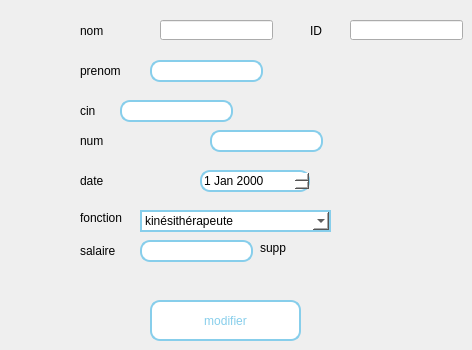
      <widget class="QWidget" name="tab_22">
       <attribute name="title">
        <string>modifier</string>
       </attribute>
       <widget class="QLabel" name="label_54">
        <property name="geometry">
         <rect>
          <x>80</x>
          <y>20</y>
          <width>81</width>
          <height>21</height>
         </rect>
        </property>
        <property name="text">
         <string>nom</string>
        </property>
        <property name="textFormat">
         <enum>Qt::AutoText</enum>
        </property>
       </widget>
       <widget class="QLineEdit" name="lineEditPrenom_6">
        <property name="geometry">
         <rect>
          <x>150</x>
          <y>60</y>
          <width>113</width>
          <height>22</height>
         </rect>
        </property>
        <property name="styleSheet">
         <string notr="true">background:white;
border-radius:10px;
border: 1.5px solid skyblue;
color:black;
font: 63 8pt &quot;Cascadia Code SemiBold&quot;;
</string>
        </property>
       </widget>
       <widget class="QLabel" name="label_53">
        <property name="geometry">
         <rect>
          <x>80</x>
          <y>100</y>
          <width>121</width>
          <height>21</height>
         </rect>
        </property>
        <property name="text">
         <string>cin</string>
        </property>
       </widget>
       <widget class="QLabel" name="label_58">
        <property name="geometry">
         <rect>
          <x>80</x>
          <y>210</y>
          <width>71</width>
          <height>16</height>
         </rect>
        </property>
        <property name="text">
         <string>fonction</string>
        </property>
       </widget>
       <widget class="QLineEdit" name="lineEdit_5">
        <property name="geometry">
         <rect>
          <x>140</x>
          <y>240</y>
          <width>113</width>
          <height>22</height>
         </rect>
        </property>
        <property name="styleSheet">
         <string notr="true">background:white;
border-radius:10px;
border: 1.5px solid skyblue;
color:black;
font: 63 8pt &quot;Cascadia Code SemiBold&quot;;
</string>
        </property>
       </widget>
       <widget class="QDateEdit" name="dateEdit_5">
        <property name="geometry">
         <rect>
          <x>200</x>
          <y>170</y>
          <width>110</width>
          <height>22</height>
         </rect>
        </property>
        <property name="styleSheet">
         <string notr="true">background:white;
border-radius:10px;
border: 1.5px solid skyblue;
color:black;
font: 63 8pt &quot;Cascadia Code SemiBold&quot;;
</string>
        </property>
       </widget>
       <widget class="QLineEdit" name="lineEditNum_4">
        <property name="geometry">
         <rect>
          <x>210</x>
          <y>130</y>
          <width>113</width>
          <height>22</height>
         </rect>
        </property>
        <property name="styleSheet">
         <string notr="true">background:white;
border-radius:10px;
border: 1.5px solid skyblue;
color:black;
font: 63 8pt &quot;Cascadia Code SemiBold&quot;;
</string>
        </property>
       </widget>
       <widget class="QLineEdit" name="lineEditid">
        <property name="geometry">
         <rect>
          <x>350</x>
          <y>20</y>
          <width>113</width>
          <height>20</height>
         </rect>
        </property>
       </widget>
       <widget class="QLabel" name="label_60">
        <property name="geometry">
         <rect>
          <x>310</x>
          <y>20</y>
          <width>41</width>
          <height>21</height>
         </rect>
        </property>
        <property name="text">
         <string>ID</string>
        </property>
        <property name="textFormat">
         <enum>Qt::AutoText</enum>
        </property>
       </widget>
       <widget class="QLabel" name="label_56">
        <property name="geometry">
         <rect>
          <x>80</x>
          <y>60</y>
          <width>61</width>
          <height>21</height>
         </rect>
        </property>
        <property name="text">
         <string>prenom</string>
        </property>
       </widget>
       <widget class="QPushButton" name="pushButtonmodif">
        <property name="geometry">
         <rect>
          <x>150</x>
          <y>300</y>
          <width>151</width>
          <height>41</height>
         </rect>
        </property>
        <property name="styleSheet">
         <string notr="true">background:white;
border-radius:10px;
border: 1.5px solid skyblue;
color:skyblue;
font: 63 8pt &quot;Cascadia Code SemiBold&quot;;</string>
        </property>
        <property name="text">
         <string>modifier</string>
        </property>
       </widget>
       <widget class="QLineEdit" name="lineEditCin_4">
        <property name="geometry">
         <rect>
          <x>120</x>
          <y>100</y>
          <width>113</width>
          <height>22</height>
         </rect>
        </property>
        <property name="styleSheet">
         <string notr="true">background:white;
border-radius:10px;
border: 1.5px solid skyblue;
color:black;
font: 63 8pt &quot;Cascadia Code SemiBold&quot;;
</string>
        </property>
        <property name="maxLength">
         <number>8</number>
        </property>
       </widget>
       <widget class="QComboBox" name="comboBox_6">
        <property name="geometry">
         <rect>
          <x>140</x>
          <y>210</y>
          <width>191</width>
          <height>22</height>
         </rect>
        </property>
        <property name="styleSheet">
         <string notr="true">background:white;

border: 1.5px solid skyblue;
color:black;
font: 63 8pt &quot;Cascadia Code SemiBold&quot;;
</string>
        </property>
        <item>
         <property name="text">
          <string>kinésithérapeute</string>
         </property>
        </item>
        <item>
         <property name="text">
          <string>assistant en physiothérapie</string>
         </property>
        </item>
        <item>
         <property name="text">
          <string>secrétaire</string>
         </property>
        </item>
        <item>
         <property name="text">
          <string>technicien de maintenance</string>
         </property>
        </item>
        <item>
         <property name="text">
          <string>personnel d'entretien</string>
         </property>
        </item>
        <item>
         <property name="text">
          <string>responsable RH</string>
         </property>
        </item>
        <item>
         <property name="text">
          <string>financier</string>
         </property>
        </item>
        <item>
         <property name="text">
          <string>responsable marketing</string>
         </property>
        </item>
       </widget>
       <widget class="QLabel" name="label_57">
        <property name="geometry">
         <rect>
          <x>80</x>
          <y>130</y>
          <width>121</width>
          <height>21</height>
         </rect>
        </property>
        <property name="text">
         <string>num</string>
        </property>
       </widget>
       <widget class="QLabel" name="label_59">
        <property name="geometry">
         <rect>
          <x>80</x>
          <y>170</y>
          <width>101</width>
          <height>21</height>
         </rect>
        </property>
        <property name="text">
         <string>date</string>
        </property>
       </widget>
       <widget class="QLabel" name="label_52">
        <property name="geometry">
         <rect>
          <x>80</x>
          <y>240</y>
          <width>61</width>
          <height>21</height>
         </rect>
        </property>
        <property name="text">
         <string>salaire</string>
        </property>
       </widget>
       <widget class="QLabel" name="label_55">
        <property name="geometry">
         <rect>
          <x>260</x>
          <y>240</y>
          <width>31</width>
          <height>16</height>
         </rect>
        </property>
        <property name="text">
         <string>supp</string>
        </property>
       </widget>
       <widget class="QLineEdit" name="lineEditNom_10">
        <property name="geometry">
         <rect>
          <x>160</x>
          <y>20</y>
          <width>113</width>
          <height>20</height>
         </rect>
        </property>
       </widget>
       <zorder>lineEditPrenom_6</zorder>
       <zorder>label_53</zorder>
       <zorder>label_58</zorder>
       <zorder>lineEdit_5</zorder>
       <zorder>dateEdit_5</zorder>
       <zorder>lineEditNum_4</zorder>
       <zorder>lineEditid</zorder>
       <zorder>label_60</zorder>
       <zorder>label_56</zorder>
       <zorder>pushButtonmodif</zorder>
       <zorder>lineEditCin_4</zorder>
       <zorder>comboBox_6</zorder>
       <zorder>label_57</zorder>
       <zorder>label_59</zorder>
       <zorder>label_52</zorder>
       <zorder>label_55</zorder>
       <zorder>lineEditNom_10</zorder>
       <zorder>label_54</zorder>
      </widget>
